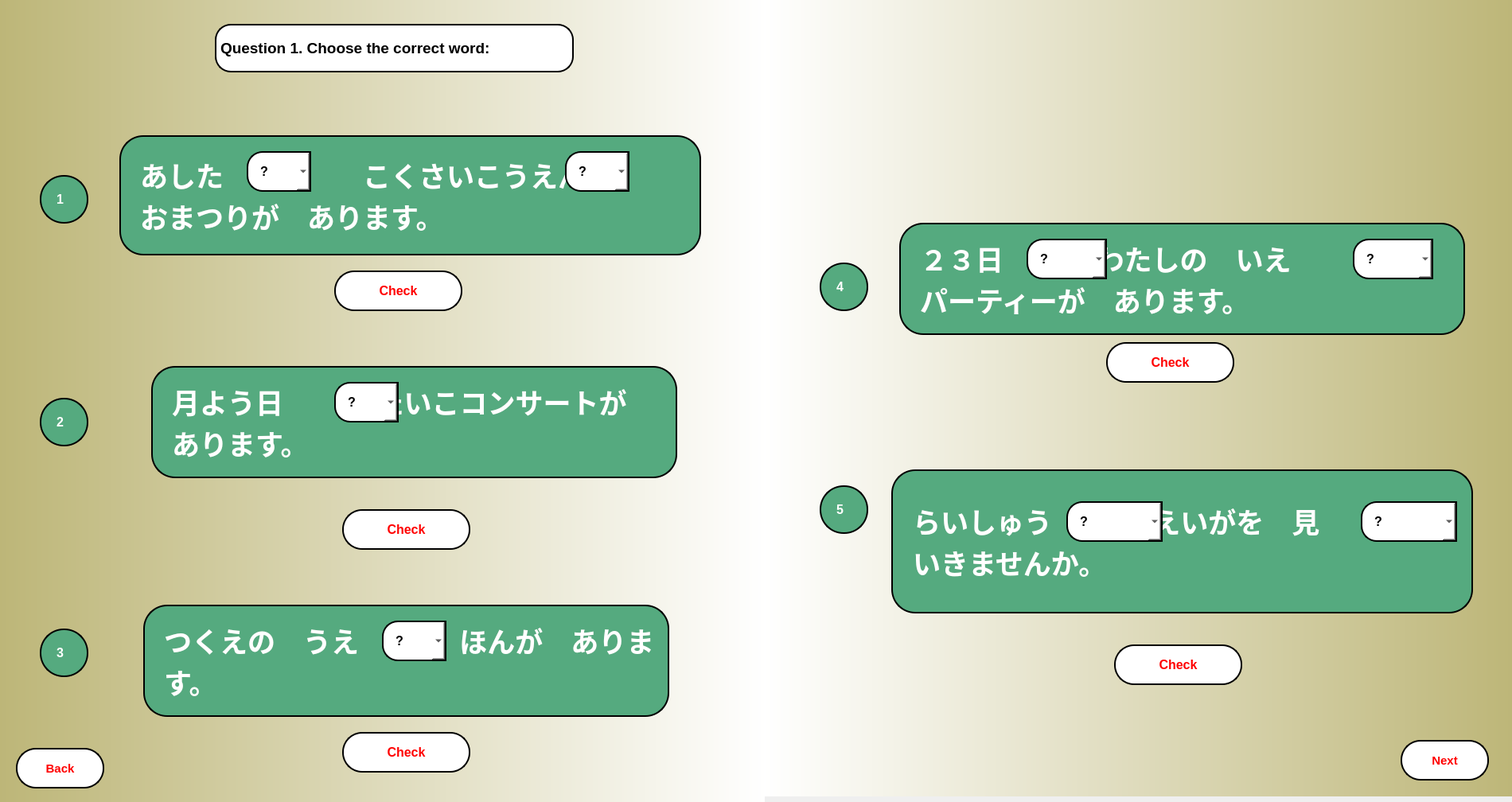
<?xml version="1.0" encoding="UTF-8"?>
<ui version="4.0">
 <class>MainWindow</class>
 <widget class="QMainWindow" name="MainWindow">
  <property name="geometry">
   <rect>
    <x>0</x>
    <y>0</y>
    <width>1900</width>
    <height>1008</height>
   </rect>
  </property>
  <property name="windowTitle">
   <string>MainWindow</string>
  </property>
  <widget class="QWidget" name="centralwidget">
   <widget class="QWidget" name="widget" native="true">
    <property name="geometry">
     <rect>
      <x>0</x>
      <y>0</y>
      <width>1911</width>
      <height>1011</height>
     </rect>
    </property>
    <widget class="QWidget" name="widget_2" native="true">
     <property name="geometry">
      <rect>
       <x>0</x>
       <y>0</y>
       <width>961</width>
       <height>1011</height>
      </rect>
     </property>
     <property name="styleSheet">
      <string notr="true">background-color: qlineargradient(spread:repeat, x1:0, y1:0, x2:1, y2:0, stop:0 rgba(189, 182, 120, 255), stop:1 rgba(255, 255, 255, 255));</string>
     </property>
     <widget class="QLabel" name="q1">
      <property name="geometry">
       <rect>
        <x>150</x>
        <y>170</y>
        <width>731</width>
        <height>151</height>
       </rect>
      </property>
      <property name="font">
       <font>
        <pointsize>26</pointsize>
        <weight>75</weight>
        <bold>true</bold>
        <strikeout>false</strikeout>
       </font>
      </property>
      <property name="mouseTracking">
       <bool>false</bool>
      </property>
      <property name="tabletTracking">
       <bool>false</bool>
      </property>
      <property name="acceptDrops">
       <bool>false</bool>
      </property>
      <property name="autoFillBackground">
       <bool>false</bool>
      </property>
      <property name="styleSheet">
       <string notr="true">border-radius: 30px;
border: 2px solid black;
padding: 15px;
background-color: rgb(85, 170, 127);
color: rgb(255, 255, 255);</string>
      </property>
      <property name="text">
       <string>あした　　　　　こくさいこうえん           おまつりが　あります。</string>
      </property>
      <property name="scaledContents">
       <bool>false</bool>
      </property>
      <property name="wordWrap">
       <bool>true</bool>
      </property>
     </widget>
     <widget class="QLabel" name="label_3">
      <property name="geometry">
       <rect>
        <x>50</x>
        <y>220</y>
        <width>61</width>
        <height>61</height>
       </rect>
      </property>
      <property name="font">
       <font>
        <pointsize>12</pointsize>
        <weight>75</weight>
        <bold>true</bold>
       </font>
      </property>
      <property name="styleSheet">
       <string notr="true">border-radius: 30px;
border: 2px solid black;
padding: 15px;
background-color: rgb(85, 170, 127);
color: rgb(255, 255, 255);</string>
      </property>
      <property name="text">
       <string>1</string>
      </property>
     </widget>
     <widget class="QComboBox" name="ans12_1_1">
      <property name="geometry">
       <rect>
        <x>310</x>
        <y>190</y>
        <width>81</width>
        <height>51</height>
       </rect>
      </property>
      <property name="font">
       <font>
        <pointsize>12</pointsize>
        <weight>75</weight>
        <bold>true</bold>
       </font>
      </property>
      <property name="styleSheet">
       <string notr="true">border-top-left-radius: 20px;
border-bottom-left-radius:20px;
border: 2px solid black;
padding: 15px;
background-color: rgb(255, 255, 255);</string>
      </property>
      <item>
       <property name="text">
        <string>?</string>
       </property>
      </item>
      <item>
       <property name="text">
        <string>に</string>
       </property>
      </item>
      <item>
       <property name="text">
        <string>X</string>
       </property>
      </item>
     </widget>
     <widget class="QLabel" name="label_4">
      <property name="geometry">
       <rect>
        <x>50</x>
        <y>500</y>
        <width>61</width>
        <height>61</height>
       </rect>
      </property>
      <property name="font">
       <font>
        <pointsize>12</pointsize>
        <weight>75</weight>
        <bold>true</bold>
       </font>
      </property>
      <property name="styleSheet">
       <string notr="true">border-radius: 30px;
border: 2px solid black;
padding: 15px;
background-color: rgb(85, 170, 127);
color: rgb(255, 255, 255);</string>
      </property>
      <property name="text">
       <string>2</string>
      </property>
     </widget>
     <widget class="QLabel" name="q2">
      <property name="geometry">
       <rect>
        <x>190</x>
        <y>460</y>
        <width>661</width>
        <height>141</height>
       </rect>
      </property>
      <property name="font">
       <font>
        <pointsize>26</pointsize>
        <weight>75</weight>
        <bold>true</bold>
        <strikeout>false</strikeout>
       </font>
      </property>
      <property name="mouseTracking">
       <bool>false</bool>
      </property>
      <property name="tabletTracking">
       <bool>false</bool>
      </property>
      <property name="acceptDrops">
       <bool>false</bool>
      </property>
      <property name="autoFillBackground">
       <bool>false</bool>
      </property>
      <property name="styleSheet">
       <string notr="true">border-radius: 30px;
border: 2px solid black;
padding: 15px;
background-color: rgb(85, 170, 127);
color: rgb(255, 255, 255);</string>
      </property>
      <property name="text">
       <string>月よう日            たいこコンサートが　あります。</string>
      </property>
      <property name="scaledContents">
       <bool>false</bool>
      </property>
      <property name="wordWrap">
       <bool>true</bool>
      </property>
     </widget>
     <widget class="QComboBox" name="ans12_2">
      <property name="geometry">
       <rect>
        <x>420</x>
        <y>480</y>
        <width>81</width>
        <height>51</height>
       </rect>
      </property>
      <property name="font">
       <font>
        <pointsize>12</pointsize>
        <weight>75</weight>
        <bold>true</bold>
       </font>
      </property>
      <property name="styleSheet">
       <string notr="true">border-top-left-radius: 20px;
border-bottom-left-radius:20px;
border: 2px solid black;
padding: 15px;
background-color: rgb(255, 255, 255);</string>
      </property>
      <item>
       <property name="text">
        <string>?</string>
       </property>
      </item>
      <item>
       <property name="text">
        <string>に</string>
       </property>
      </item>
      <item>
       <property name="text">
        <string>で</string>
       </property>
      </item>
     </widget>
     <widget class="QLabel" name="label_5">
      <property name="geometry">
       <rect>
        <x>50</x>
        <y>790</y>
        <width>61</width>
        <height>61</height>
       </rect>
      </property>
      <property name="font">
       <font>
        <pointsize>12</pointsize>
        <weight>75</weight>
        <bold>true</bold>
       </font>
      </property>
      <property name="styleSheet">
       <string notr="true">border-radius: 30px;
border: 2px solid black;
padding: 15px;
background-color: rgb(85, 170, 127);
color: rgb(255, 255, 255);</string>
      </property>
      <property name="text">
       <string>3</string>
      </property>
     </widget>
     <widget class="QPushButton" name="check12_1">
      <property name="geometry">
       <rect>
        <x>420</x>
        <y>340</y>
        <width>161</width>
        <height>51</height>
       </rect>
      </property>
      <property name="font">
       <font>
        <pointsize>12</pointsize>
        <weight>75</weight>
        <bold>true</bold>
       </font>
      </property>
      <property name="styleSheet">
       <string notr="true">QPushButton {
border-radius: 25px;
border: 2px solid black;
padding: 15px;
background-color:rgb(255, 255, 255);
color: rgb(255, 0, 0);
}

QPushButton:pressed {
    background-color:rgb(170, 255, 255);
}</string>
      </property>
      <property name="text">
       <string>Check</string>
      </property>
     </widget>
     <widget class="QPushButton" name="check12_2">
      <property name="geometry">
       <rect>
        <x>430</x>
        <y>640</y>
        <width>161</width>
        <height>51</height>
       </rect>
      </property>
      <property name="font">
       <font>
        <pointsize>12</pointsize>
        <weight>75</weight>
        <bold>true</bold>
       </font>
      </property>
      <property name="styleSheet">
       <string notr="true">QPushButton {
border-radius: 25px;
border: 2px solid black;
padding: 15px;
background-color:rgb(255, 255, 255);
color: rgb(255, 0, 0);
}

QPushButton:pressed {
    background-color:rgb(170, 255, 255);
}</string>
      </property>
      <property name="text">
       <string>Check</string>
      </property>
     </widget>
     <widget class="QLabel" name="q2_2">
      <property name="geometry">
       <rect>
        <x>180</x>
        <y>760</y>
        <width>661</width>
        <height>141</height>
       </rect>
      </property>
      <property name="font">
       <font>
        <pointsize>26</pointsize>
        <weight>75</weight>
        <bold>true</bold>
        <strikeout>false</strikeout>
       </font>
      </property>
      <property name="mouseTracking">
       <bool>false</bool>
      </property>
      <property name="tabletTracking">
       <bool>false</bool>
      </property>
      <property name="acceptDrops">
       <bool>false</bool>
      </property>
      <property name="autoFillBackground">
       <bool>false</bool>
      </property>
      <property name="styleSheet">
       <string notr="true">border-radius: 30px;
border: 2px solid black;
padding: 15px;
background-color: rgb(85, 170, 127);
color: rgb(255, 255, 255);</string>
      </property>
      <property name="text">
       <string>つくえの　うえ             ほんが　あります。</string>
      </property>
      <property name="scaledContents">
       <bool>false</bool>
      </property>
      <property name="wordWrap">
       <bool>true</bool>
      </property>
     </widget>
     <widget class="QComboBox" name="ans12_3">
      <property name="geometry">
       <rect>
        <x>480</x>
        <y>780</y>
        <width>81</width>
        <height>51</height>
       </rect>
      </property>
      <property name="font">
       <font>
        <pointsize>12</pointsize>
        <weight>75</weight>
        <bold>true</bold>
       </font>
      </property>
      <property name="styleSheet">
       <string notr="true">border-top-left-radius: 20px;
border-bottom-left-radius:20px;
border: 2px solid black;
padding: 15px;
background-color: rgb(255, 255, 255);</string>
      </property>
      <item>
       <property name="text">
        <string>?</string>
       </property>
      </item>
      <item>
       <property name="text">
        <string>に</string>
       </property>
      </item>
      <item>
       <property name="text">
        <string>で</string>
       </property>
      </item>
     </widget>
     <widget class="QPushButton" name="check12_3">
      <property name="geometry">
       <rect>
        <x>430</x>
        <y>920</y>
        <width>161</width>
        <height>51</height>
       </rect>
      </property>
      <property name="font">
       <font>
        <pointsize>12</pointsize>
        <weight>75</weight>
        <bold>true</bold>
       </font>
      </property>
      <property name="styleSheet">
       <string notr="true">QPushButton {
border-radius: 25px;
border: 2px solid black;
padding: 15px;
background-color:rgb(255, 255, 255);
color: rgb(255, 0, 0);
}

QPushButton:pressed {
    background-color:rgb(170, 255, 255);
}</string>
      </property>
      <property name="text">
       <string>Check</string>
      </property>
     </widget>
     <widget class="QLabel" name="label">
      <property name="geometry">
       <rect>
        <x>270</x>
        <y>30</y>
        <width>451</width>
        <height>61</height>
       </rect>
      </property>
      <property name="font">
       <font>
        <pointsize>14</pointsize>
        <weight>75</weight>
        <bold>true</bold>
       </font>
      </property>
      <property name="styleSheet">
       <string notr="true">border-radius: 20px;
border: 2px solid black;
background-color: rgb(255, 255, 255);
</string>
      </property>
      <property name="text">
       <string>Question 1. Choose the correct word:</string>
      </property>
     </widget>
     <widget class="QPushButton" name="back_gr12">
      <property name="geometry">
       <rect>
        <x>20</x>
        <y>940</y>
        <width>111</width>
        <height>51</height>
       </rect>
      </property>
      <property name="font">
       <font>
        <pointsize>11</pointsize>
        <weight>75</weight>
        <bold>true</bold>
       </font>
      </property>
      <property name="styleSheet">
       <string notr="true">QPushButton {
border-radius: 25px;
border: 2px solid black;
padding: 15px;
background-color:rgb(255, 255, 255);
color: rgb(255, 0, 0);
}

QPushButton:pressed {
    background-color:rgb(170, 255, 255);
}</string>
      </property>
      <property name="text">
       <string>Back</string>
      </property>
     </widget>
     <widget class="QComboBox" name="ans12_1_2">
      <property name="geometry">
       <rect>
        <x>710</x>
        <y>190</y>
        <width>81</width>
        <height>51</height>
       </rect>
      </property>
      <property name="font">
       <font>
        <pointsize>12</pointsize>
        <weight>75</weight>
        <bold>true</bold>
       </font>
      </property>
      <property name="styleSheet">
       <string notr="true">border-top-left-radius: 20px;
border-bottom-left-radius:20px;
border: 2px solid black;
padding: 15px;
background-color: rgb(255, 255, 255);</string>
      </property>
      <item>
       <property name="text">
        <string>?</string>
       </property>
      </item>
      <item>
       <property name="text">
        <string>に</string>
       </property>
      </item>
      <item>
       <property name="text">
        <string>で</string>
       </property>
      </item>
     </widget>
    </widget>
    <widget class="QWidget" name="widget_3" native="true">
     <property name="geometry">
      <rect>
       <x>960</x>
       <y>-10</y>
       <width>941</width>
       <height>1011</height>
      </rect>
     </property>
     <property name="styleSheet">
      <string notr="true">background-color: qlineargradient(spread:repeat, x1:0, y1:0, x2:1, y2:0, stop:0 rgba(189, 182, 120, 255), stop:1 rgba(255, 255, 255, 255));
background-color: qlineargradient(spread:repeat, x1:1, y1:1, x2:0, y2:1, stop:0 rgba(189, 182, 120, 255), stop:1 rgba(255, 255, 255, 255));</string>
     </property>
     <widget class="QLabel" name="label_6">
      <property name="geometry">
       <rect>
        <x>70</x>
        <y>340</y>
        <width>61</width>
        <height>61</height>
       </rect>
      </property>
      <property name="font">
       <font>
        <pointsize>12</pointsize>
        <weight>75</weight>
        <bold>true</bold>
       </font>
      </property>
      <property name="styleSheet">
       <string notr="true">border-radius: 30px;
border: 2px solid black;
padding: 15px;
background-color: rgb(85, 170, 127);
color: rgb(255, 255, 255);</string>
      </property>
      <property name="text">
       <string>4</string>
      </property>
     </widget>
     <widget class="QLabel" name="q1_2">
      <property name="geometry">
       <rect>
        <x>170</x>
        <y>290</y>
        <width>711</width>
        <height>141</height>
       </rect>
      </property>
      <property name="font">
       <font>
        <pointsize>26</pointsize>
        <weight>75</weight>
        <bold>true</bold>
        <strikeout>false</strikeout>
        <stylestrategy>PreferDefault</stylestrategy>
       </font>
      </property>
      <property name="cursor">
       <cursorShape>ArrowCursor</cursorShape>
      </property>
      <property name="mouseTracking">
       <bool>true</bool>
      </property>
      <property name="tabletTracking">
       <bool>false</bool>
      </property>
      <property name="acceptDrops">
       <bool>false</bool>
      </property>
      <property name="toolTip">
       <string>&lt;html&gt;&lt;head/&gt;&lt;body&gt;&lt;p&gt;&lt;span style=&quot; font-family:'Noto Sans JP','ヒラギノ角ゴ Pro W3','Hiragino Kaku Gothic Pro','メイリオ','Meiryo','ＭＳ Ｐゴシック','sans-serif'; font-size:20px; color:#717171; background-color:#fffdf7;&quot;&gt;テーブルの うえ           バナナ&lt;/span&gt;&lt;span style=&quot; font-family:'Noto Sans JP','ヒラギノ角ゴ Pro W3','Hiragino Kaku Gothic Pro','メイリオ','Meiryo','ＭＳ Ｐゴシック','sans-serif'; font-size:20px; font-weight:400; color:#717171; background-color:#fffdf7;&quot;/&gt;&lt;span style=&quot; font-family:'Noto Sans JP','ヒラギノ角ゴ Pro W3','Hiragino Kaku Gothic Pro','メイリオ','Meiryo','ＭＳ Ｐゴシック','sans-serif'; font-size:20px; color:#717171; background-color:#fffdf7;&quot;&gt;あります。&lt;/span&gt;&lt;/p&gt;&lt;p&gt;&lt;br/&gt;&lt;span style=&quot; font-family:'Noto Sans JP'; font-size:18px; color:#717171;&quot;/&gt;&lt;span style=&quot; font-family:'Noto Sans JP'; font-size:18px; font-weight:400; color:#717171;&quot;/&gt;&lt;a name=&quot;ui-id-4-button&quot;/&gt;&lt;a href=&quot;https://a1.marugotoweb.jp/en/grammar_topic6_11.php#nogo&quot;&gt;&lt;span style=&quot; font-family:'Verdana','Arial','sans-serif'; font-size:20px; font-weight:400; color:#666666; background-color:#fffdf7; vertical-align:middle;&quot;&gt;&lt;br/&gt;&lt;/span&gt;&lt;/a&gt;&lt;span style=&quot; font-family:'Noto Sans JP'; font-size:18px; font-weight:400; color:#717171;&quot;/&gt;&lt;a name=&quot;ui-id-4-button&quot;/&gt;&lt;a href=&quot;https://a1.marugotoweb.jp/en/grammar_topic6_11.php#nogo&quot;&gt;&lt;span style=&quot; font-family:'Verdana','Arial','sans-serif'; font-size:20px; font-weight:400; color:#666666; background-color:#fffdf7; vertical-align:middle;&quot;&gt;&lt;br/&gt;&lt;/span&gt;&lt;/a&gt;&lt;/p&gt;&lt;/body&gt;&lt;/html&gt;</string>
      </property>
      <property name="autoFillBackground">
       <bool>false</bool>
      </property>
      <property name="styleSheet">
       <string notr="true">border-radius: 30px;
border: 2px solid black;
padding: 15px;
background-color: rgb(85, 170, 127);
color: rgb(255, 255, 255);</string>
      </property>
      <property name="frameShape">
       <enum>QFrame::NoFrame</enum>
      </property>
      <property name="text">
       <string>２３日            わたしの　いえ                   パーティーが　あります。</string>
      </property>
      <property name="scaledContents">
       <bool>false</bool>
      </property>
      <property name="wordWrap">
       <bool>true</bool>
      </property>
     </widget>
     <widget class="QComboBox" name="ans12_4_1">
      <property name="geometry">
       <rect>
        <x>330</x>
        <y>310</y>
        <width>101</width>
        <height>51</height>
       </rect>
      </property>
      <property name="font">
       <font>
        <pointsize>12</pointsize>
        <weight>75</weight>
        <bold>true</bold>
       </font>
      </property>
      <property name="styleSheet">
       <string notr="true">border-top-left-radius: 20px;
border-bottom-left-radius:20px;
border: 2px solid black;
padding: 15px;
background-color: rgb(255, 255, 255);</string>
      </property>
      <item>
       <property name="text">
        <string>?</string>
       </property>
      </item>
      <item>
       <property name="text">
        <string>に</string>
       </property>
      </item>
      <item>
       <property name="text">
        <string>x</string>
       </property>
      </item>
     </widget>
     <widget class="QComboBox" name="ans12_4_2">
      <property name="geometry">
       <rect>
        <x>740</x>
        <y>310</y>
        <width>101</width>
        <height>51</height>
       </rect>
      </property>
      <property name="font">
       <font>
        <pointsize>12</pointsize>
        <weight>75</weight>
        <bold>true</bold>
       </font>
      </property>
      <property name="styleSheet">
       <string notr="true">border-top-left-radius: 20px;
border-bottom-left-radius:20px;
border: 2px solid black;
padding: 15px;
background-color: rgb(255, 255, 255);</string>
      </property>
      <item>
       <property name="text">
        <string>?</string>
       </property>
      </item>
      <item>
       <property name="text">
        <string>に</string>
       </property>
      </item>
      <item>
       <property name="text">
        <string>で</string>
       </property>
      </item>
     </widget>
     <widget class="QLabel" name="label_7">
      <property name="geometry">
       <rect>
        <x>70</x>
        <y>620</y>
        <width>61</width>
        <height>61</height>
       </rect>
      </property>
      <property name="font">
       <font>
        <pointsize>12</pointsize>
        <weight>75</weight>
        <bold>true</bold>
       </font>
      </property>
      <property name="styleSheet">
       <string notr="true">border-radius: 30px;
border: 2px solid black;
padding: 15px;
background-color: rgb(85, 170, 127);
color: rgb(255, 255, 255);</string>
      </property>
      <property name="text">
       <string>5</string>
      </property>
     </widget>
     <widget class="QPushButton" name="check12_4">
      <property name="geometry">
       <rect>
        <x>430</x>
        <y>440</y>
        <width>161</width>
        <height>51</height>
       </rect>
      </property>
      <property name="font">
       <font>
        <pointsize>12</pointsize>
        <weight>75</weight>
        <bold>true</bold>
       </font>
      </property>
      <property name="styleSheet">
       <string notr="true">QPushButton {
border-radius: 25px;
border: 2px solid black;
padding: 15px;
background-color:rgb(255, 255, 255);
color: rgb(255, 0, 0);
}

QPushButton:pressed {
    background-color:rgb(170, 255, 255);
}</string>
      </property>
      <property name="text">
       <string>Check</string>
      </property>
     </widget>
     <widget class="QLabel" name="q1_3">
      <property name="geometry">
       <rect>
        <x>160</x>
        <y>600</y>
        <width>731</width>
        <height>181</height>
       </rect>
      </property>
      <property name="font">
       <font>
        <pointsize>26</pointsize>
        <weight>75</weight>
        <bold>true</bold>
        <strikeout>false</strikeout>
        <stylestrategy>PreferDefault</stylestrategy>
       </font>
      </property>
      <property name="cursor">
       <cursorShape>ArrowCursor</cursorShape>
      </property>
      <property name="mouseTracking">
       <bool>true</bool>
      </property>
      <property name="tabletTracking">
       <bool>false</bool>
      </property>
      <property name="acceptDrops">
       <bool>false</bool>
      </property>
      <property name="toolTip">
       <string>&lt;html&gt;&lt;head/&gt;&lt;body&gt;&lt;p&gt;&lt;br/&gt;&lt;/p&gt;&lt;/body&gt;&lt;/html&gt;</string>
      </property>
      <property name="autoFillBackground">
       <bool>false</bool>
      </property>
      <property name="styleSheet">
       <string notr="true">border-radius: 30px;
border: 2px solid black;
padding: 15px;
background-color: rgb(85, 170, 127);
color: rgb(255, 255, 255);</string>
      </property>
      <property name="frameShape">
       <enum>QFrame::NoFrame</enum>
      </property>
      <property name="text">
       <string>らいしゅう             えいがを　見                いきませんか。</string>
      </property>
      <property name="scaledContents">
       <bool>false</bool>
      </property>
      <property name="wordWrap">
       <bool>true</bool>
      </property>
      <property name="margin">
       <number>5</number>
      </property>
      <property name="indent">
       <number>10</number>
      </property>
      <property name="openExternalLinks">
       <bool>false</bool>
      </property>
     </widget>
     <widget class="QComboBox" name="ans12_5_1">
      <property name="geometry">
       <rect>
        <x>380</x>
        <y>640</y>
        <width>121</width>
        <height>51</height>
       </rect>
      </property>
      <property name="font">
       <font>
        <pointsize>12</pointsize>
        <weight>75</weight>
        <bold>true</bold>
       </font>
      </property>
      <property name="styleSheet">
       <string notr="true">border-top-left-radius: 20px;
border-bottom-left-radius:20px;
border: 2px solid black;
padding: 15px;
background-color: rgb(255, 255, 255);</string>
      </property>
      <item>
       <property name="text">
        <string>?</string>
       </property>
      </item>
      <item>
       <property name="text">
        <string>に</string>
       </property>
      </item>
      <item>
       <property name="text">
        <string>x</string>
       </property>
      </item>
     </widget>
     <widget class="QPushButton" name="check12_5">
      <property name="geometry">
       <rect>
        <x>440</x>
        <y>820</y>
        <width>161</width>
        <height>51</height>
       </rect>
      </property>
      <property name="font">
       <font>
        <pointsize>12</pointsize>
        <weight>75</weight>
        <bold>true</bold>
       </font>
      </property>
      <property name="styleSheet">
       <string notr="true">QPushButton {
border-radius: 25px;
border: 2px solid black;
padding: 15px;
background-color:rgb(255, 255, 255);
color: rgb(255, 0, 0);
}

QPushButton:pressed {
    background-color:rgb(170, 255, 255);
}</string>
      </property>
      <property name="text">
       <string>Check</string>
      </property>
     </widget>
     <widget class="QComboBox" name="ans12_5_2">
      <property name="geometry">
       <rect>
        <x>750</x>
        <y>640</y>
        <width>121</width>
        <height>51</height>
       </rect>
      </property>
      <property name="font">
       <font>
        <pointsize>12</pointsize>
        <weight>75</weight>
        <bold>true</bold>
       </font>
      </property>
      <property name="styleSheet">
       <string notr="true">border-top-left-radius: 20px;
border-bottom-left-radius:20px;
border: 2px solid black;
padding: 15px;
background-color: rgb(255, 255, 255);</string>
      </property>
      <item>
       <property name="text">
        <string>?</string>
       </property>
      </item>
      <item>
       <property name="text">
        <string>に</string>
       </property>
      </item>
      <item>
       <property name="text">
        <string>x</string>
       </property>
      </item>
     </widget>
     <widget class="QPushButton" name="nextp2_12">
      <property name="geometry">
       <rect>
        <x>800</x>
        <y>940</y>
        <width>111</width>
        <height>51</height>
       </rect>
      </property>
      <property name="font">
       <font>
        <pointsize>11</pointsize>
        <weight>75</weight>
        <bold>true</bold>
       </font>
      </property>
      <property name="styleSheet">
       <string notr="true">QPushButton {
border-radius: 25px;
border: 2px solid black;
padding: 15px;
background-color:rgb(255, 255, 255);
color: rgb(255, 0, 0);
}

QPushButton:pressed {
    background-color:rgb(170, 255, 255);
}</string>
      </property>
      <property name="text">
       <string>Next</string>
      </property>
     </widget>
    </widget>
   </widget>
  </widget>
 </widget>
 <resources/>
 <connections/>
</ui>
